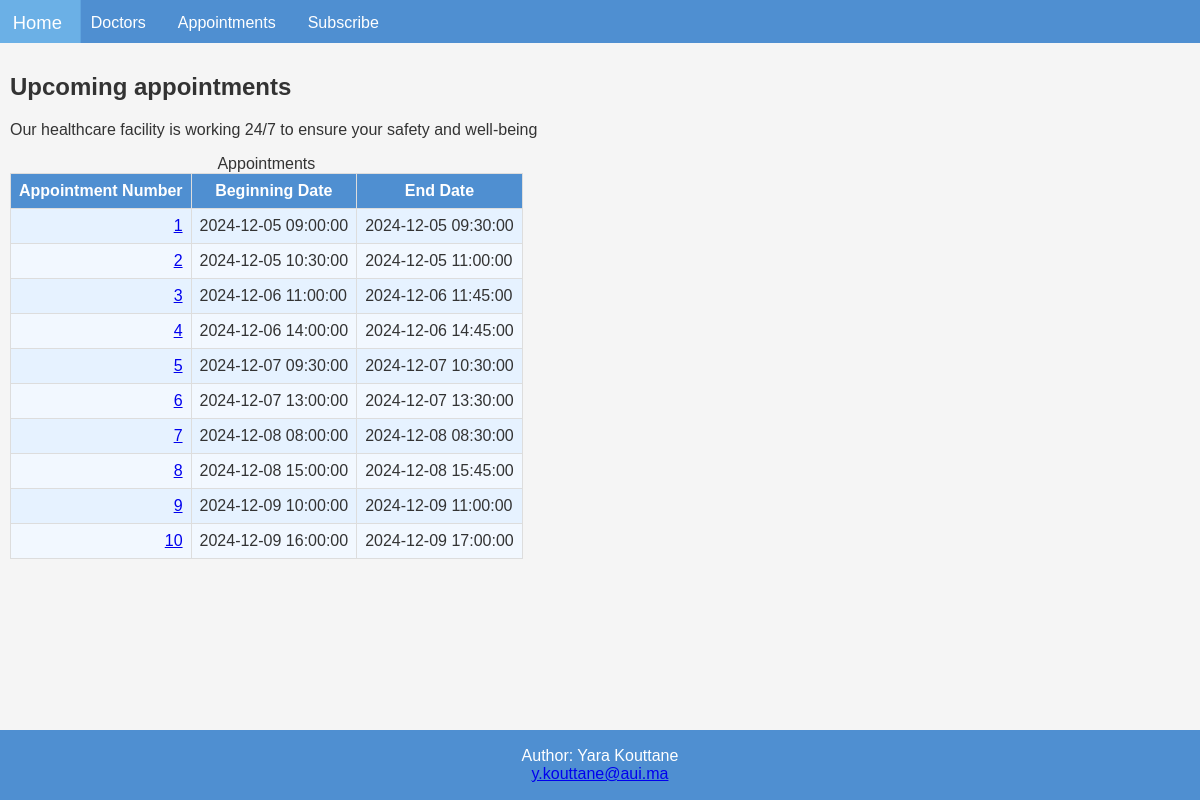
Page /appointments/appointments.php on the committed database.
### tables this page shows
CREATE TABLE APPOINTMENT(
    appointment_id INT PRIMARY KEY AUTO_INCREMENT,
    appointment_date_beg DATETIME NOT NULL,
    appointment_date_end DATETIME NOT NULL,
    patient_id INT NOT NULL,
    doctor_id INT NOT NULL,
    CONSTRAINT has_appointment 
    FOREIGN KEY (patient_id)
    REFERENCES patient(patient_id),
    CONSTRAINT gives_appointment 
    FOREIGN KEY (doctor_id)
    REFERENCES doctor(doctor_id)
);

### appointments/appointments.php (the view, shortened to what this page needs)
<!DOCTYPE html>
<html>
<head>
  <link rel="stylesheet" href="css/mystyle.css">
</head>
<div class="wrapper">
<body>
<?php include '../inc/header.php';?>
<div class="content">
<h2>Upcoming appointments</h2>
<p>Our healthcare facility is working 24/7 to ensure your safety and well-being</p>
<?php
include "../config/init.php";
try
{
    $conn = new PDO("mysql:host=$server; dbname=$db", $user, $password);
    $qry = "SELECT appointment_id, appointment_date_beg, appointment_date_end
             FROM appointment
             ORDER BY appointment_id;";
    $stmt = $conn->prepare($qry);
    $stmt->execute();
    echo "<table>\n";
    echo "<caption>Appointments</caption>\n";
    echo "<tr><th>Appointment Number</th><th>Beginning Date</th><th>End Date</th></tr>\n";
    while ($result = $stmt->fetch()) {
        echo "<tr>";
        echo "<td><span class='number'><a href='appointments/appointment_details.php?id=" . $result['appointment_id'] . "'>" . $result['appointment_id'] . "</a></span></td>";
        echo "<td>" . $result['appointment_date_beg'] . "</td>";
        echo "<td>" . $result['appointment_date_end'] . "</td>";
        echo "</tr>\n";
    }
    echo "</table>\n";
}
catch(PDOException $e) {
    echo "Error: " . $e->getMessage();
}
?>
</div>
<?php include '../inc/footer.php';?>
</body>
</div>
</html>

### inc/header.php (shortened to what this page needs)
<?php
echo "<header>
  <a href=''>Home</a>
  <a href='doctors/doctors.php'>Doctors</a>
  <a href='appointments/appointments.php'>Appointments</a>
  <a href='subscription/subscribe.php'>Subscribe</a>
 ";
echo "</header>\n";
?>

### inc/footer.php
<?php
echo "<footer>
<p>Author: Yara Kouttane<br>
<a href='mailto:y.kouttane@aui.ma'>y.kouttane@aui.ma</a></p>
</footer>\n";
?>

### css/mystyle.css (style rules this page uses)
* { box-sizing: border-box; font-family: Arial, Helvetica, sans-serif; }
body { margin: 0; font-family: system-ui, -apple-system, BlinkMacSystemFont, 'Segoe UI', Roboto, Oxygen, Ubuntu, Cantarell, 'Open Sans', 'Helvetica Neue', sans-serif; background-color: #ffffff; }
header { overflow: hidden; display: flex; background-color: #4f8fd1; }
header a { float: left; display: block; color: #ffffff; text-align: center; padding: 14px 16px; text-decoration: none; }
.content { background-color: #f5f5f5; padding: 10px; height: 100%; color: #333333; }
footer { left: 0; bottom: 0; width: 100%; position: absolute; background-color: #4f8fd1; padding: 1px; text-align: center; color: white; }
table, th, td { border: 1px solid #dddddd; border-collapse: collapse; }
th { background-color: #4f8fd1; color: white; padding: 8px; }
td { padding: 8px; }
tr:nth-child(even) { background-color: #e6f2ff; color: #333; }
tr:nth-child(odd) { background-color: #f2f8ff; color: #333; }
.number { float: right; }
.wrapper { height: 100vh; display: flex; flex-direction: column; }

### rows in the picture
appointment: appointment_id "1", appointment_date_beg "2024-12-05 09:00:00", appointment_date_end "2024-12-05 09:30:00"
appointment: appointment_id "2", appointment_date_beg "2024-12-05 10:30:00", appointment_date_end "2024-12-05 11:00:00"
appointment: appointment_id "3", appointment_date_beg "2024-12-06 11:00:00", appointment_date_end "2024-12-06 11:45:00"
appointment: appointment_id "4", appointment_date_beg "2024-12-06 14:00:00", appointment_date_end "2024-12-06 14:45:00"
appointment: appointment_id "5", appointment_date_beg "2024-12-07 09:30:00", appointment_date_end "2024-12-07 10:30:00"
appointment: appointment_id "6", appointment_date_beg "2024-12-07 13:00:00", appointment_date_end "2024-12-07 13:30:00"
appointment: appointment_id "7", appointment_date_beg "2024-12-08 08:00:00", appointment_date_end "2024-12-08 08:30:00"
appointment: appointment_id "8", appointment_date_beg "2024-12-08 15:00:00", appointment_date_end "2024-12-08 15:45:00"
appointment: appointment_id "9", appointment_date_beg "2024-12-09 10:00:00", appointment_date_end "2024-12-09 11:00:00"
appointment: appointment_id "10", appointment_date_beg "2024-12-09 16:00:00", appointment_date_end "2024-12-09 17:00:00"
